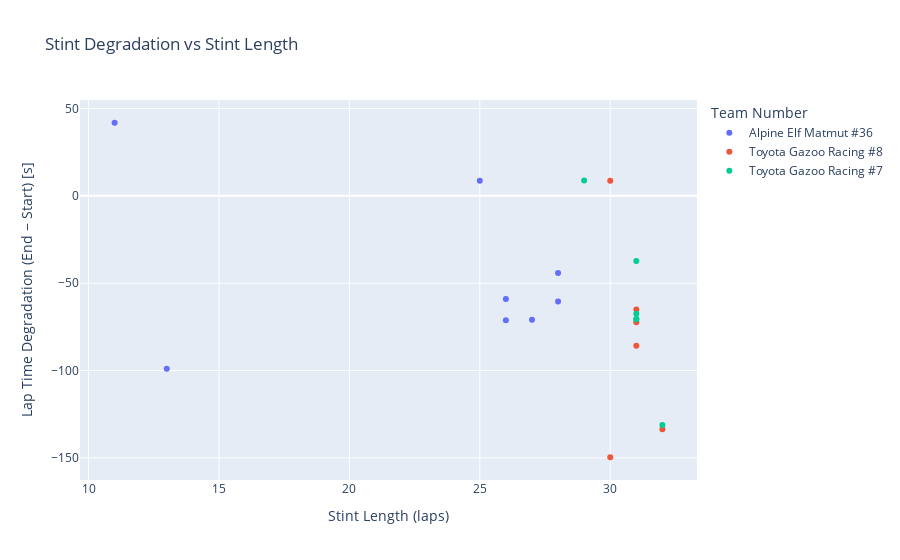

Notebook cell for this chart:
### Code cell
stint_summary = (
    Bahrain_6.groupby("driver_stint")
    .agg(
        start_lap_time=("lap_time_s", "first"),
        end_lap_time=("lap_time_s", "last"),
        stint_length=("lap_time_s", "count"),
        team_no=("team_no", "first"), 
        driver=("driver_name", "first")
    )
    .reset_index()
)

stint_summary["delta_end_start"] = (stint_summary["end_lap_time"] - stint_summary["start_lap_time"])

fig = px.scatter(
    stint_summary,
    x="stint_length",
    y="delta_end_start",
    color="team_no",
    hover_data=["driver", "driver_stint"],
    title="Stint Degradation vs Stint Length",
    labels={                  
        "team_no": "Team Number",
        "stint_length": "Stint Length",
        "driver_stint": "Driver Stint",
        "team_no": "Team Number",
        "driver": "Driver",
        "delta_end_start": "Delta End Start"
    }
)

fig.update_layout(
    xaxis_title="Stint Length (laps)",
    yaxis_title="Lap Time Degradation (End − Start) [s]"
)

fig.show()

### Figure 1 — Plotly figure (JSON) as saved in the notebook; plotly's stock layout.template omitted (floating-point values rounded to 4 significant figures)
{"data": [{"customdata": [["André NEGRÃO", "André NEGRÃO Stint #1"], ["André NEGRÃO", "André NEGRÃO Stint #2"], ["Matthieu VAXIVIERE", "Matthieu VAXIVIERE Stint #1"], ["Matthieu VAXIVIERE", "Matthieu VAXIVIERE Stint #2"], ["Matthieu VAXIVIERE", "Matthieu VAXIVIERE Stint #3"], ["Nicolas LAPIERRE", "Nicolas LAPIERRE Stint #1"], ["Nicolas LAPIERRE", "Nicolas LAPIERRE Stint #2"], ["Nicolas LAPIERRE", "Nicolas LAPIERRE Stint #3"]], "hovertemplate": "Team Number=Alpine Elf Matmut #36<br>Stint Length=%{x}<br>Delta End Start=%{y}<br>Driver=%{customdata[0]}<br>Driver Stint=%{customdata[1]}<extra></extra>", "legendgroup": "Alpine Elf Matmut #36", "marker": {"color": "#636efa", "symbol": "circle"}, "mode": "markers", "name": "Alpine Elf Matmut #36", "orientation": "v", "showlegend": true, "type": "scatter", "x": [11, 28, 25, 13, 28, 26, 27, 26], "xaxis": "x", "y": [41.87, -44.14, 8.617, -99.05, -60.47, -59.08, -70.99, -71.24], "yaxis": "y"}, {"customdata": [["Brendon HARTLEY", "Brendon HARTLEY Stint #1"], ["Brendon HARTLEY", "Brendon HARTLEY Stint #2"], ["Kazuki NAKAJIMA", "Kazuki NAKAJIMA Stint #1"], ["Kazuki NAKAJIMA", "Kazuki NAKAJIMA Stint #2"], ["Sébastien BUEMI", "Sébastien BUEMI Stint #1"], ["Sébastien BUEMI", "Sébastien BUEMI Stint #2"]], "hovertemplate": "Team Number=Toyota Gazoo Racing #8<br>Stint Length=%{x}<br>Delta End Start=%{y}<br>Driver=%{customdata[0]}<br>Driver Stint=%{customdata[1]}<extra></extra>", "legendgroup": "Toyota Gazoo Racing #8", "marker": {"color": "#EF553B", "symbol": "circle"}, "mode": "markers", "name": "Toyota Gazoo Racing #8", "orientation": "v", "showlegend": true, "type": "scatter", "x": [31, 31, 30, 31, 30, 32], "xaxis": "x", "y": [-65.09, -85.88, -149.7, -72.4, 8.677, -133.6], "yaxis": "y"}, {"customdata": [["Jose Maria LOPEZ", "Jose Maria LOPEZ Stint #1"], ["Jose Maria LOPEZ", "Jose Maria LOPEZ Stint #2"], ["Kamui KOBAYASHI", "Kamui KOBAYASHI Stint #1"], ["Kamui KOBAYASHI", "Kamui KOBAYASHI Stint #2"], ["Mike CONWAY", "Mike CONWAY Stint #1"], ["Mike CONWAY", "Mike CONWAY Stint #2"]], "hovertemplate": "Team Number=Toyota Gazoo Racing #7<br>Stint Length=%{x}<br>Delta End Start=%{y}<br>Driver=%{customdata[0]}<br>Driver Stint=%{customdata[1]}<extra></extra>", "legendgroup": "Toyota Gazoo Racing #7", "marker": {"color": "#00cc96", "symbol": "circle"}, "mode": "markers", "name": "Toyota Gazoo Racing #7", "orientation": "v", "showlegend": true, "type": "scatter", "x": [31, 32, 31, 31, 29, 31], "xaxis": "x", "y": [-37.25, -131.1, -67.5, -70.71, 8.77, -70.44], "yaxis": "y"}], "layout": {"legend": {"title": {"text": "Team Number"}, "tracegroupgap": 0}, "title": {"text": "Stint Degradation vs Stint Length"}, "xaxis": {"anchor": "y", "domain": [0, 1], "title": {"text": "Stint Length (laps)"}}, "yaxis": {"anchor": "x", "domain": [0, 1], "title": {"text": "Lap Time Degradation (End − Start) [s]"}}}}
